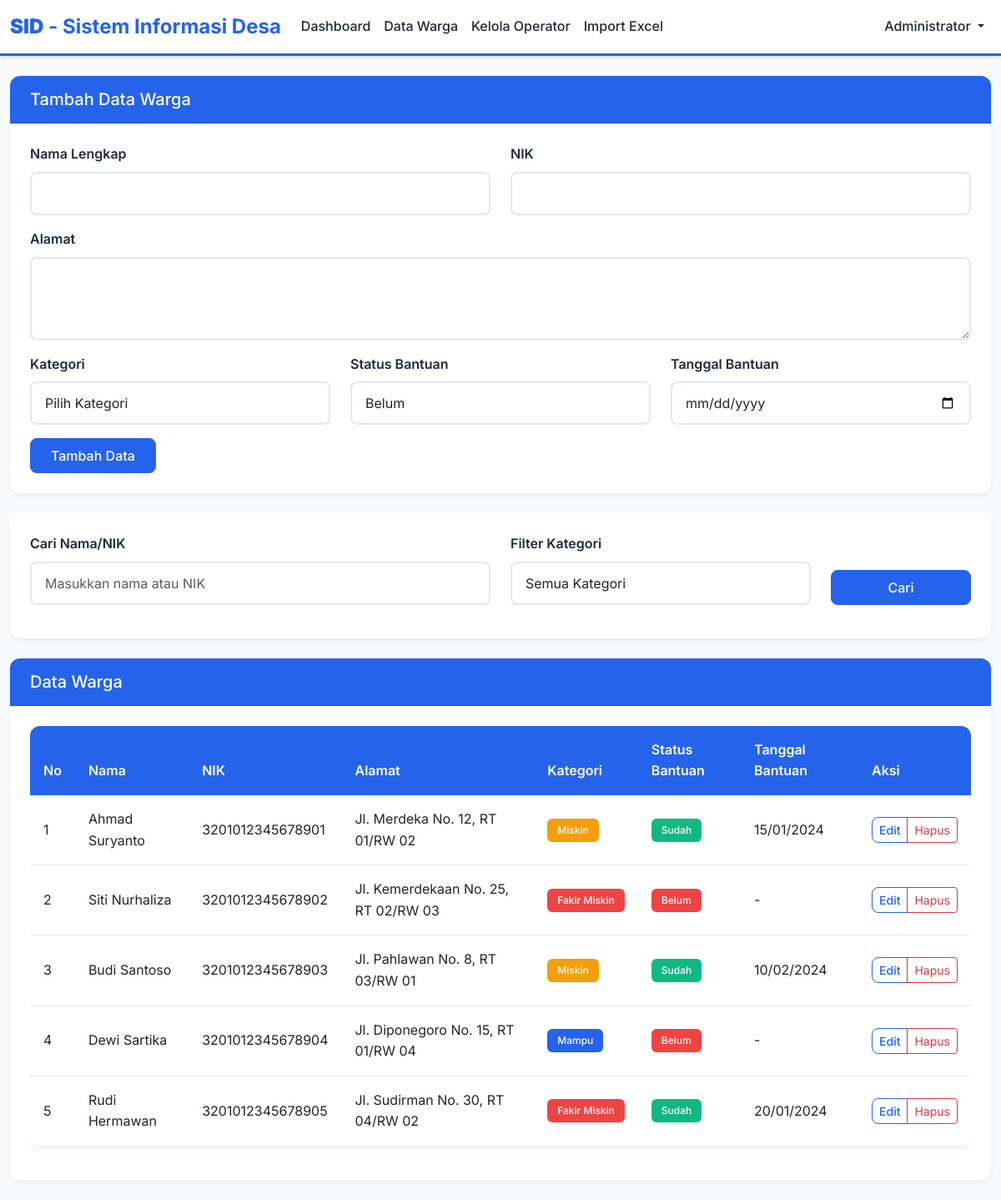
Screenshot of /public_html/village-system/admin/warga.php (signed in) with the database file from the repository.
### tables this page shows
CREATE TABLE warga (
  id int(11) NOT NULL AUTO_INCREMENT,
  nama varchar(255) NOT NULL,
  nik varchar(20) NOT NULL,
  alamat text,
  kategori varchar(100) DEFAULT NULL,
  status_bantuan enum('Sudah','Belum') NOT NULL DEFAULT 'Belum',
  tanggal_bantuan date DEFAULT NULL,
  created_at timestamp NOT NULL DEFAULT CURRENT_TIMESTAMP,
  updated_at timestamp NOT NULL DEFAULT CURRENT_TIMESTAMP ON UPDATE CURRENT_TIMESTAMP,
  PRIMARY KEY (id),
  UNIQUE KEY nik (nik)
);

### public_html/village-system/includes/db.php (called while the page is built, shortened)
<?php
$db_config = [
    'host' => 'localhost',
    'username' => 'root',
    'password' => '',
    'database' => 'village_system'
];
try {
    $conn = new mysqli($db_config['host'], $db_config['username'], $db_config['password'], $db_config['database']);
    $conn->set_charset("utf8mb4");
} catch (Exception $e) {
    die("Database connection error: " . $e->getMessage());
}
function execute_query($query, $params = [], $types = '') {
    global $conn;
    $stmt = $conn->prepare($query);
    $result = $stmt->execute();
    if ($result) {
        $result = $stmt->get_result();
        return $result;
    }
    return false;
}
?>

### public_html/village-system/admin/warga.php (the view, shortened to what this page needs)
<?php
$search = isset($_GET['search']) ? sanitize_input($_GET['search']) : '';
$where_conditions = [];
$params = [];
$types = '';
$where_clause = !empty($where_conditions) ? 'WHERE ' . implode(' AND ', $where_conditions) : '';
$query = "SELECT * FROM warga $where_clause ORDER BY created_at DESC";
$warga_data = execute_query($query, $params, $types);
$edit_data = null;
?>
<!DOCTYPE html>
<html lang="id">
<head>
    <link href="https://cdn.jsdelivr.net/npm/bootstrap@5.3.0/dist/css/bootstrap.min.css" rel="stylesheet">
    <link href="../assets/css/style.css" rel="stylesheet">
</head>
<body>
    <nav class="navbar navbar-expand-lg navbar-light">
        <div class="container-fluid">
            <a class="navbar-brand" href="dashboard.php">
                <strong>SID</strong> - Sistem Informasi Desa
            </a>
            <div class="collapse navbar-collapse" id="navbarNav">
                <ul class="navbar-nav me-auto">
                    <li class="nav-item">
                        <a class="nav-link" href="dashboard.php">Dashboard</a>
                    </li>
                    <li class="nav-item">
                        <a class="nav-link active" href="warga.php">Data Warga</a>
                    </li>
                    <li class="nav-item">
                        <a class="nav-link" href="operators.php">Kelola Operator</a>
                    </li>
                    <li class="nav-item">
                        <a class="nav-link" href="import.php">Import Excel</a>
                    </li>
                </ul>
                <ul class="navbar-nav">
                    <li class="nav-item dropdown">
                        <a class="nav-link dropdown-toggle" href="#" role="button" data-bs-toggle="dropdown">
                            <?php echo htmlspecialchars($_SESSION['user_name']); ?>
                        </a>
                    </li>
                </ul>
            </div>
        </div>
    </nav>
    <div class="container-fluid py-4">
        <div class="row mb-4">
            <div class="col-12">
                <div class="card">
                    <div class="card-header">
                        <h5 class="mb-0"><?php echo $edit_data ? 'Edit Data Warga' : 'Tambah Data Warga'; ?></h5>
                    </div>
                    <div class="card-body">
                        <form method="POST" action="">
                            <div class="row">
                                <div class="col-md-6 mb-3">
                                    <label for="nama" class="form-label">Nama Lengkap</label>
                                    <input type="text" class="form-control" id="nama" name="nama"
                                           value="<?php echo $edit_data ? htmlspecialchars($edit_data['nama']) : ''; ?>" required>
                                </div>
                                <div class="col-md-6 mb-3">
                                    <label for="nik" class="form-label">NIK</label>
                                    <input type="text" class="form-control" id="nik" name="nik"
                                           value="<?php echo $edit_data ? htmlspecialchars($edit_data['nik']) : ''; ?>" required>
                                </div>
                            </div>
                            <div class="mb-3">
                                <label for="alamat" class="form-label">Alamat</label>
                                <textarea class="form-control" id="alamat" name="alamat" rows="3"><?php echo $edit_data ? htmlspecialchars($edit_data['alamat']) : ''; ?></textarea>
                            </div>
                            <div class="row">
                                <div class="col-md-4 mb-3">
                                    <label for="kategori" class="form-label">Kategori</label>
                                    <select class="form-control" id="kategori" name="kategori" required>
                                        <option value="">Pilih Kategori</option>
                                    </select>
                                </div>
                                <div class="col-md-4 mb-3">
                                    <label for="status_bantuan" class="form-label">Status Bantuan</label>
                                    <select class="form-control" id="status_bantuan" name="status_bantuan" required>
                                        <option value="Belum" <?php echo ($edit_data && $edit_data['status_bantuan'] === 'Belum') ? 'selected' : ''; ?>>Belum</option>
                                    </select>
                                </div>
                                <div class="col-md-4 mb-3">
                                    <label for="tanggal_bantuan" class="form-label">Tanggal Bantuan</label>
                                    <input type="date" class="form-control" id="tanggal_bantuan" name="tanggal_bantuan"
                                           value="<?php echo $edit_data ? $edit_data['tanggal_bantuan'] : ''; ?>">
                                </div>
                            </div>
                            <div class="d-flex gap-2">
                                <button type="submit" class="btn btn-primary">
                                    <?php echo $edit_data ? 'Update Data' : 'Tambah Data'; ?>
                                </button>
                            </div>
                        </form>
                    </div>
                </div>
            </div>
        </div>
        <div class="row mb-4">
            <div class="col-12">
                <div class="card">
                    <div class="card-body">
                        <form method="GET" action="">
                            <div class="row">
                                <div class="col-md-6 mb-3">
                                    <label for="search" class="form-label">Cari Nama/NIK</label>
                                    <input type="text" class="form-control" id="search" name="search"
                                           value="<?php echo htmlspecialchars($search); ?>" placeholder="Masukkan nama atau NIK">
                                </div>
                                <div class="col-md-4 mb-3">
                                    <label for="kategori" class="form-label">Filter Kategori</label>
                                    <select class="form-control" id="kategori" name="kategori">
                                        <option value="">Semua Kategori</option>
                                    </select>
                                </div>
                                <div class="col-md-2 mb-3 d-flex align-items-end">
                                    <button type="submit" class="btn btn-primary w-100">Cari</button>
                                </div>
                            </div>
                        </form>
                    </div>
                </div>
            </div>
        </div>
        <div class="row">
            <div class="col-12">
                <div class="card">
                    <div class="card-header">
                        <h5 class="mb-0">Data Warga</h5>
                    </div>
                    <div class="card-body">
                        <?php if ($warga_data && $warga_data->num_rows > 0): ?>
                            <div class="table-responsive">
                                <table class="table table-hover">
                                    <thead>
                                        <tr>
                                            <th>No</th>
                                            <th>Nama</th>
                                            <th>NIK</th>
                                            <th>Alamat</th>
                                            <th>Kategori</th>
                                            <th>Status Bantuan</th>
                                            <th>Tanggal Bantuan</th>
                                            <th>Aksi</th>
                                        </tr>
                                    </thead>
                                    <tbody>
                                        <?php
                                        $no = 1;
                                        while ($row = $warga_data->fetch_assoc()):
                                        ?>
                                            <tr>
                                                <td><?php echo $no++; ?></td>
                                                <td><?php echo htmlspecialchars($row['nama']); ?></td>
                                                <td><?php echo htmlspecialchars($row['nik']); ?></td>
                                                <td><?php echo htmlspecialchars($row['alamat']); ?></td>
                                                <td>
                                                    <span class="badge <?php
                                                        echo $row['kategori'] === 'Miskin' ? 'badge-warning' :
                                                            ($row['kategori'] === 'Fakir Miskin' ? 'badge-danger' : 'badge-primary');
                                                    ?>">
                                                        <?php echo htmlspecialchars($row['kategori']); ?>
                                                    </span>
                                                </td>
                                                <td>
                                                    <span class="badge <?php echo $row['status_bantuan'] === 'Sudah' ? 'badge-success' : 'badge-danger'; ?>">
                                                        <?php echo $row['status_bantuan']; ?>
                                                    </span>
                                                </td>
                                                <td><?php echo $row['tanggal_bantuan'] ? date('d/m/Y', strtotime($row['tanggal_bantuan'])) : '-'; ?></td>
                                                <td>
                                                    <div class="btn-group btn-group-sm">
                                                        <a href="?edit=<?php echo $row['id']; ?>" class="btn btn-outline-primary">Edit</a>
                                                        <button type="button" class="btn btn-outline-danger"
                                                                onclick="confirmDelete(<?php echo $row['id']; ?>, '<?php echo htmlspecialchars($row['nama']); ?>')">
                                                            Hapus
                                                        </button>
                                                    </div>
                                                </td>
                                            </tr>
                                        <?php endwhile; ?>
                                    </tbody>
                                </table>
                            </div>
                        <?php else: ?>
                            <div class="text-center py-4">
                                <p class="text-muted">Tidak ada data warga ditemukan.</p>
                            </div>
                        <?php endif; ?>
                    </div>
                </div>
            </div>
        </div>
    </div>
</body>
</html>

### public_html/village-system/assets/css/style.css (style rules this page uses)
:root { --primary-blue: #2563eb; --light-blue: #3b82f6; --dark-blue: #1d4ed8; --bg-light: #f8fafc; --bg-white: #ffffff; --text-dark: #1e293b; --text-gray: #64748b; --border-color: #e2e8f0; --success-green: #10b981; --warning-yellow: #f59e0b; --danger-red: #ef4444; }
body { font-family: 'Inter', 'Segoe UI', Tahoma, Geneva, Verdana, sans-serif; background-color: var(--bg-light); color: var(--text-dark); line-height: 1.6; }
.navbar-brand { font-weight: 700; color: var(--primary-blue) !important; font-size: 1.5rem; }
.navbar { background-color: var(--bg-white) !important; box-shadow: 0 2px 4px rgba(0,0,0,0.1); border-bottom: 3px solid var(--primary-blue); }
.navbar-nav .nav-link { color: var(--text-dark) !important; font-weight: 500; transition: color 0.3s ease; }
.card { border: none; border-radius: 12px; box-shadow: 0 4px 6px rgba(0,0,0,0.05); transition: transform 0.2s ease, box-shadow 0.2s ease; }
.card-header { background-color: var(--primary-blue); color: white; border-radius: 12px 12px 0 0 !important; font-weight: 600; padding: 1rem 1.5rem; }
.card-body { padding: 1.5rem; }
.btn-primary { background-color: var(--primary-blue); border-color: var(--primary-blue); font-weight: 500; border-radius: 8px; padding: 0.5rem 1.5rem; transition: all 0.3s ease; }
.btn-outline-primary { color: var(--primary-blue); border-color: var(--primary-blue); font-weight: 500; border-radius: 8px; }
.form-control { border-radius: 8px; border: 2px solid var(--border-color); padding: 0.75rem 1rem; transition: border-color 0.3s ease; }
.form-label { font-weight: 600; color: var(--text-dark); margin-bottom: 0.5rem; }
.table { background-color: var(--bg-white); border-radius: 12px; overflow: hidden; box-shadow: 0 4px 6px rgba(0,0,0,0.05); }
.table thead th { background-color: var(--primary-blue); color: white; font-weight: 600; border: none; padding: 1rem; }
.table tbody td { padding: 1rem; border-color: var(--border-color); vertical-align: middle; }
.badge { font-weight: 500; padding: 0.5rem 0.75rem; border-radius: 6px; }
.badge-success { background-color: var(--success-green); }
.badge-warning { background-color: var(--warning-yellow); }
.badge-danger { background-color: var(--danger-red); }
.badge-primary { background-color: var(--primary-blue); }

### rows the page displays
warga: nama "Ahmad Suryanto", nik "3201012345678901", alamat "Jl. Merdeka No. 12, RT 01/RW 02", kategori "Miskin", status_bantuan "Sudah", tanggal_bantuan "15/01/2024"
warga: nama "Siti Nurhaliza", nik "3201012345678902", alamat "Jl. Kemerdekaan No. 25, RT 02/RW 03", kategori "Fakir Miskin", status_bantuan "Belum"
warga: nama "Budi Santoso", nik "3201012345678903", alamat "Jl. Pahlawan No. 8, RT 03/RW 01", kategori "Miskin", status_bantuan "Sudah", tanggal_bantuan "10/02/2024"
warga: nama "Dewi Sartika", nik "3201012345678904", alamat "Jl. Diponegoro No. 15, RT 01/RW 04", kategori "Mampu", status_bantuan "Belum"
warga: nama "Rudi Hermawan", nik "3201012345678905", alamat "Jl. Sudirman No. 30, RT 04/RW 02", kategori "Fakir Miskin", status_bantuan "Sudah", tanggal_bantuan "20/01/2024"

### other values shown
$_SESSION['user_name'] "Administrator"
